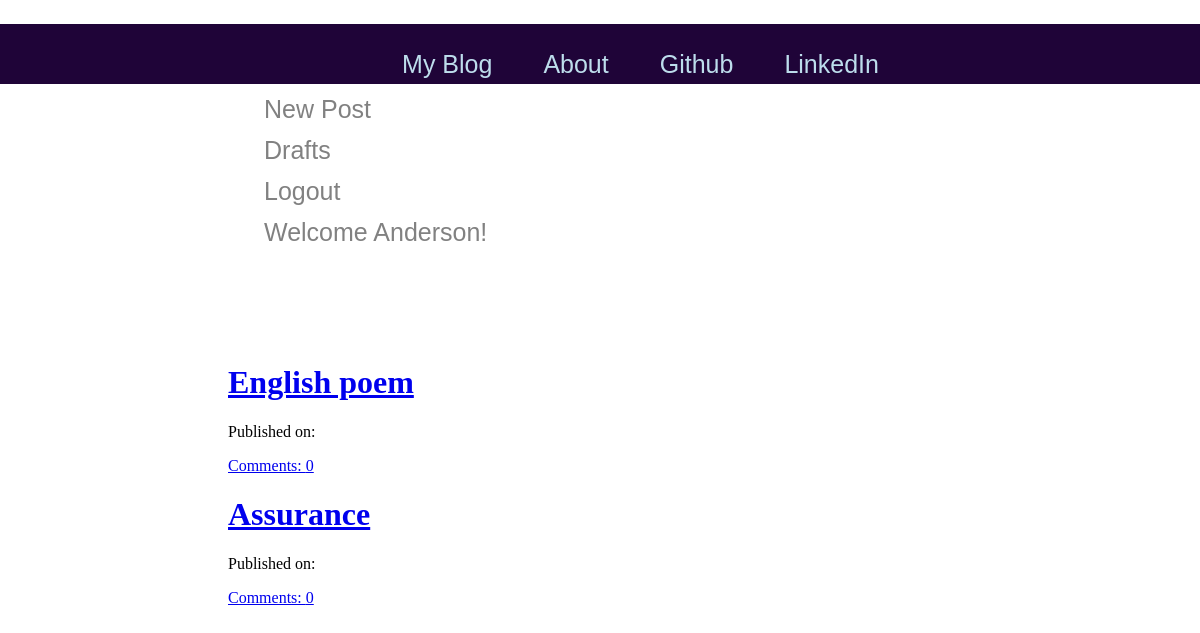
Screenshot of /drafts/ (signed in) with the database file from the repository.
### blog/models.py (models this page shows, shortened)
class Post(models.Model):
    author = models.ForeignKey('auth.User',on_delete=models.CASCADE)
    title = models.CharField(max_length=200)
    text = models.TextField()
    created_date = models.DateTimeField(default=timezone.now) #setting the creation time of the post to the current time
    published_date = models.DateTimeField(blank=True , null=True) #can be blank and even null at creation and even later
    def approve_comments(self):
        return self.comments.filter( approved_comment = True )

### blog/views.py (the view)
# urls.py: path('drafts/',blogViews.DraftListView.as_view(),name='post_draft_list'),
class DraftListView(LoginRequiredMixin,ListView):
    login_url = '/login/'
    redirect_field_name = 'blog/post_list.html'
    model = Post
    def get_queryset(self):
        return Post.objects.filter(published_date__isnull=True).order_by('created_date') # ascending order

### blog/Templates/blog/post_list.html
{% extends 'blog/base.html' %}
{% block content %}
    <div class='centerstage'>
        {% for post in post_list %}
            <div class='post'>
                <h1><a href="{% url 'post_detail' pk=post.pk %}">{{ post.title }}</a></h1>
                <div class='date'>
                    <p>Published on: {{post.published_date|date:"D M Y"}}</p>
                </div>
                <a href="{% url 'post_detail' pk=post.pk %}">Comments: {{post.approve_comments.count}}</a>
            </div>
        {% endfor %}
    </div>
{% endblock %}

### blog/Templates/blog/base.html (shortened to what this page needs)
{% load static%}
<!DOCTYPE html>
<html>
<head>
</head>
<body>
    <nav class="techfont custom-navbar">
        <div class="container">
            <ul class="navbar">
                <li><a class="navbar-bigbrand" href="{% url 'post_list' %}">My Blog</a></li>
                <li><a href="{% url 'about' %}">About</a></li>
                <li><a href="/">Github</a></li>
                <li><a href="/">LinkedIn</a></li>
            </ul>
            <ul class='navbar-right'>
                {% if user.is_authenticated %}
                    <li>
                        <a href="{% url 'post_new' %}">New Post</a>
                    </li>
                    <li>
                        <a href="{% url 'post_draft_list' %}">Drafts</a>
                    </li>
                    <li>
                        <a href="{% url 'logout' %}">Logout</a>
                    </li>
                    <li>
                        <a>Welcome {{user.username}}!</a>
                    </li>
                {% else %}
                    <li>
                        <a class="navbar-bar" href="{% url 'login' %}">Login</a>
                    </li>
                {% endif %}
        </div>
    </nav>
    <div class="blog_posts">
        {% block content %}
        {% endblock %}
    </div>
</body>
</html>

### blog/Templates/blog/base.html (style rules this page uses)
.navbar { height:40px; width:100%; position: fixed; z-index:1; top:0; left:0; background-color:#1F0438; overflow-x: :hidden; padding-top:20px; display: flex; justify-content: center; align-items: center; list-style: none; }
.navbar a { padding: 6px 15px 6px 16px; text-decoration: none; font-size: 25px; color: #BDDDEC; display:block; margin: 0 10px; }
.navbar-right { margin-left:120px; padding: 65px 100px; list-style: none; }
.navbar-right a { padding: 6px 0px 6px 16px; text-decoration: none; font-size: 25px; color: #818181; display:block; margin: 0 10px; }
.navbar-right li { margin: 0 10px; }
.techfont { font-family: 'Franklin Gothic Medium', 'Arial Narrow', Arial, sans-serif; font-size: 1.5em; margin-bottom: 10px; }
.blog_posts { margin-left:120px; padding: 1px 100px; }
.navbar-bigbrand { font-size: 1.5em; }
.centerstage { margin-left: auto; margin-right: auto; }

### rows the page displays
Post: title "English poem", approve_comments.count "0"
Post: title "Assurance", approve_comments.count "0"

### other values shown
{{ user.username }} "Anderson"
